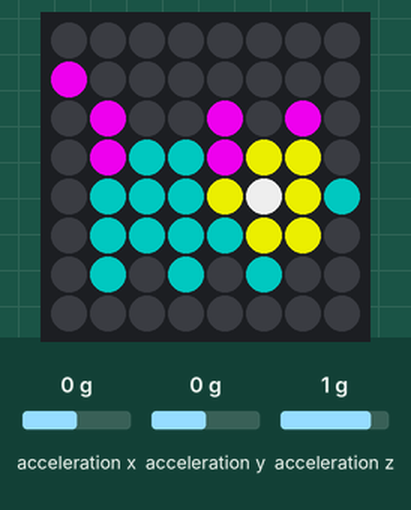
The program below on a simulated Raspberry Pi (BCM pin numbers) with a Sense HAT. On the bench: the Sense HAT's 8×8 RGB LED matrix. The test bench sets the inputs (shaded band); at power-on: acceleration x 0 g, acceleration y 0 g, acceleration z 1 g.

Above: at 0.1 s.
At 0.6 s:
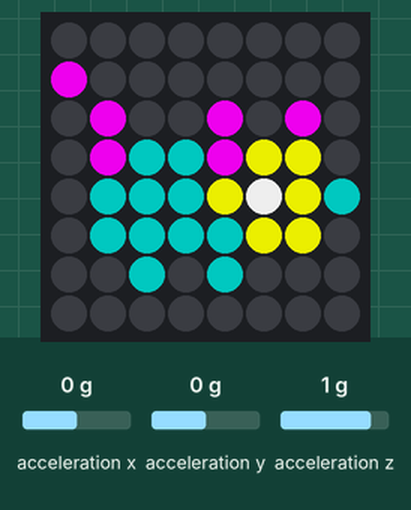

The program:

pet-hat.py
```python
from sense_hat import SenseHat
import time
sense = SenseHat()
sense.clear()
sense.set_rotation(180)
p = (204, 0, 204) # Pink
g = (0, 102, 102) #  Dark Green
w = (200, 200, 200) # White
y = (204, 204, 0) # Yellow
e = (0, 0, 0) # Empty

pet1 = [
    e, e, e, e, e, e, e, e,
    p, e, e, e, e, e, e, e,
    e, p, e, e, p, e, p, e,
    e, p, g, g, p, y, y, e,
    e, g, g, g, y, w, y, g,
    e, g, g, g, g, y, y, e,
    e, g, e, g, e, g, e, e,
    e, e, e, e, e, e, e, e
    ]

pet2 = [
    e, e, e, e, e, e, e, e,
    p, e, e, e, e, e, e, e,
    e, p, e, e, p, e, p, e,
    e, p, g, g, p, y, y, e,
    e, g, g, g, y, w, y, g,
    e, g, g, g, g, y, y, e,
    e, e, g, e, g, e, e, e,
    e, e, e, e, e, e, e, e
    ]

def walking():
    for i in range(9):
        sense.set_pixels(pet1)
        time.sleep(0.5)
        sense.set_pixels(pet2)
        time.sleep(0.5)

x, y, z = sense.get_accelerometer_raw().values()
while True:
#     while x<1 and y<1 and z<1:
#          x, y, z = sense.get_accelerometer_raw().values()

     walking()
     sense.clear()

#     x, y, z = sense.get_accelerometer_raw().values()
```

Measured:
- what the display in image 1 shows lasts 0.5 s, from 0.5 s to 1.0 s
